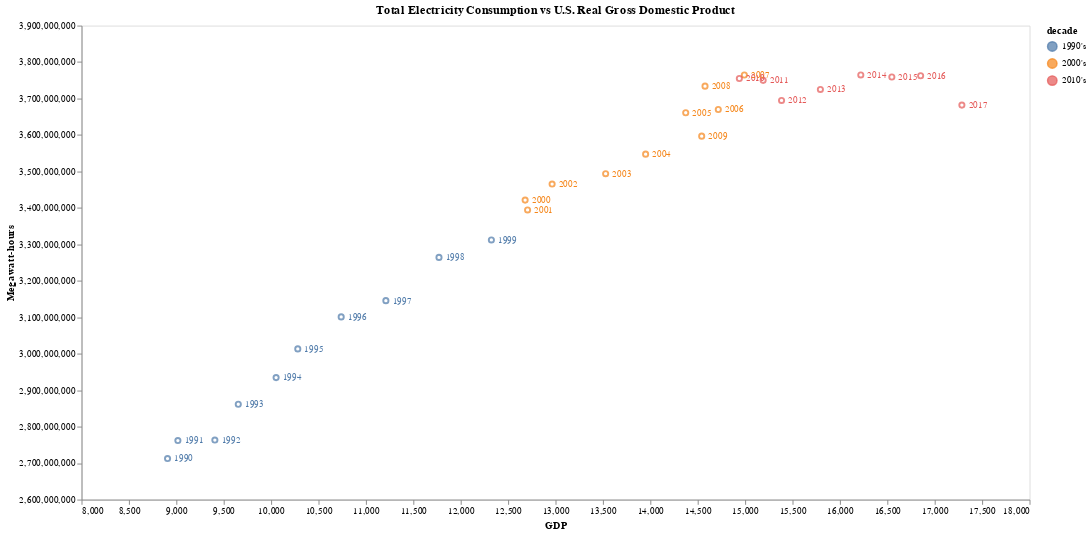

The cell this chart's notebook holds for it:
### Code cell
cmp = df_megawatts.set_index("Year").resample("1Y").last().join(df_us_gdp)
cmp['year'] = cmp.index.map(lambda d: d.year)
cmp['decade'] = cmp.index.map(lambda v: "19{}0's".format(str(v)[2]) if v.year < 2000 else "20{}0's".format(str(v)[2]))

tegdp = alt.Chart(cmp.reset_index()).mark_point().encode(
    alt.Y('Megawatt-hours', axis=alt.Axis(grid=False), scale=alt.Scale(zero=False, padding=35)),
    alt.X('GDP', axis=alt.Axis(grid=False), scale=alt.Scale(zero=False, padding=35)),
    alt.Color('decade:N'),
).properties(
    title="Total Electricity Consumption vs U.S. Real Gross Domestic Product",
    width=1000,
    height=500
)

text = tegdp.mark_text(
    align='left',
    baseline='middle',
    dx=7,
    size=10
).encode(
    text='year:N'
)

tegdp + text

### Figure 1 — Vega-Lite specification as saved in the notebook (floating-point values rounded to 4 significant figures)
{"$schema": "https://vega.github.io/schema/vega-lite/v2.4.3.json", "config": {"view": {"height": 300, "width": 400}}, "layer": [{"data": {"values": [{"GDP": 8907.0, "Megawatt-hours": 2712554662, "Year": "1990-12-31", "decade": "1990's", "rt_end": "2017-10-26", "rt_start": "2017-10-27", "year": 1990}, {"GDP": 9016.0, "Megawatt-hours": 2762003050, "Year": "1991-12-31", "decade": "1990's", "rt_end": "2017-10-26", "rt_start": "2017-10-27", "year": 1991}, {"GDP": 9407.0, "Megawatt-hours": 2763365474, "Year": "1992-12-31", "decade": "1990's", "rt_end": "2017-10-26", "rt_start": "2017-10-27", "year": 1992}, {"GDP": 9654.0, "Megawatt-hours": 2861462336, "Year": "1993-12-31", "decade": "1990's", "rt_end": "2017-10-26", "rt_start": "2017-10-27", "year": 1993}, {"GDP": 10050.0, "Megawatt-hours": 2934562867, "Year": "1994-12-31", "decade": "1990's", "rt_end": "2017-10-26", "rt_start": "2017-10-27", "year": 1994}, {"GDP": 10280.0, "Megawatt-hours": 3013286575, "Year": "1995-12-31", "decade": "1990's", "rt_end": "2017-10-26", "rt_start": "2017-10-27", "year": 1995}, {"GDP": 10740.0, "Megawatt-hours": 3101127032, "Year": "1996-12-31", "decade": "1990's", "rt_end": "2017-10-26", "rt_start": "2017-10-27", "year": 1996}, {"GDP": 11210.0, "Megawatt-hours": 3145610430, "Year": "1997-12-31", "decade": "1990's", "rt_end": "2017-10-26", "rt_start": "2017-10-27", "year": 1997}, {"GDP": 11770.0, "Megawatt-hours": 3264230749, "Year": "1998-12-31", "decade": "1990's", "rt_end": "2017-10-26", "rt_start": "2017-10-27", "year": 1998}, {"GDP": 12320.0, "Megawatt-hours": 3312087083, "Year": "1999-12-31", "decade": "1990's", "rt_end": "2017-10-26", "rt_start": "2017-10-27", "year": 1999}, {"GDP": 12680.0, "Megawatt-hours": 3421414256, "Year": "2000-12-31", "decade": "2000's", "rt_end": "2017-10-26", "rt_start": "2017-10-27", "year": 2000}, {"GDP": 12710.0, "Megawatt-hours": 3394458107, "Year": "2001-12-31", "decade": "2000's", "rt_end": "2017-10-26", "rt_start": "2017-10-27", "year": 2001}, {"GDP": 12960.0, "Megawatt-hours": 3465466011, "Year": "2002-12-31", "decade": "2000's", "rt_end": "2017-10-26", "rt_start": "2017-10-27", "year": 2002}, {"GDP": 13530.0, "Megawatt-hours": 3493734498, "Year": "2003-12-31", "decade": "2000's", "rt_end": "2017-10-26", "rt_start": "2017-10-27", "year": 2003}, {"GDP": 13950.0, "Megawatt-hours": 3547479479, "Year": "2004-12-31", "decade": "2000's", "rt_end": "2017-10-26", "rt_start": "2017-10-27", "year": 2004}, {"GDP": 14370.0, "Megawatt-hours": 3660968521, "Year": "2005-12-31", "decade": "2000's", "rt_end": "2017-10-26", "rt_start": "2017-10-27", "year": 2005}, {"GDP": 14720.0, "Megawatt-hours": 3669918842, "Year": "2006-12-31", "decade": "2000's", "rt_end": "2017-10-26", "rt_start": "2017-10-27", "year": 2006}, {"GDP": 14990.0, "Megawatt-hours": 3764560731, "Year": "2007-12-31", "decade": "2000's", "rt_end": "2017-10-26", "rt_start": "2017-10-27", "year": 2007}, {"GDP": 14580.0, "Megawatt-hours": 3733964624, "Year": "2008-12-31", "decade": "2000's", "rt_end": "2017-10-26", "rt_start": "2017-10-27", "year": 2008}, {"GDP": 14540.0, "Megawatt-hours": 3596795150, "Year": "2009-12-31", "decade": "2000's", "rt_end": "2017-10-26", "rt_start": "2017-10-27", "year": 2009}, {"GDP": 14940.0, "Megawatt-hours": 3754841377, "Year": "2010-12-31", "decade": "2010's", "rt_end": "2017-10-26", "rt_start": "2017-10-27", "year": 2010}, {"GDP": 15190.0, "Megawatt-hours": 3749846184, "Year": "2011-12-31", "decade": "2010's", "rt_end": "2017-10-26", "rt_start": "2017-10-27", "year": 2011}, {"GDP": 15380.0, "Megawatt-hours": 3694649791, "Year": "2012-12-31", "decade": "2010's", "rt_end": "2017-10-26", "rt_start": "2017-10-27", "year": 2012}, {"GDP": 15790.0, "Megawatt-hours": 3725000000.0, "Year": "2013-12-31", "decade": "2010's", "rt_end": "2017-10-26", "rt_start": "2017-10-27", "year": 2013}, {"GDP": 16220.0, "Megawatt-hours": 3765000000.0, "Year": "2014-12-31", "decade": "2010's", "rt_end": "2017-10-26", "rt_start": "2017-10-27", "year": 2014}, {"GDP": 16550.0, "Megawatt-hours": 3759000000.0, "Year": "2015-12-31", "decade": "2010's", "rt_end": "2017-10-26", "rt_start": "2017-10-27", "year": 2015}, {"GDP": 16850.0, "Megawatt-hours": 3762000000.0, "Year": "2016-12-31", "decade": "2010's", "rt_end": "2017-10-26", "rt_start": "2017-10-27", "year": 2016}, {"GDP": 17290.0, "Megawatt-hours": 3682000000.0, "Year": "2017-12-31", "decade": "2010's", "rt_end": "2018-03-27", "rt_start": "2018-03-28", "year": 2017}]}, "encoding": {"color": {"field": "decade", "type": "nominal"}, "x": {"axis": {"grid": false}, "field": "GDP", "scale": {"padding": 35, "zero": false}, "type": "quantitative"}, "y": {"axis": {"grid": false}, "field": "Megawatt-hours", "scale": {"padding": 35, "zero": false}, "type": "quantitative"}}, "height": 500, "mark": "point", "title": "Total Electricity Consumption vs U.S. Real Gross Domestic Product", "width": 1000}, {"data": {"values": [{"GDP": 8907.0, "Megawatt-hours": 2712554662, "Year": "1990-12-31", "decade": "1990's", "rt_end": "2017-10-26", "rt_start": "2017-10-27", "year": 1990}, {"GDP": 9016.0, "Megawatt-hours": 2762003050, "Year": "1991-12-31", "decade": "1990's", "rt_end": "2017-10-26", "rt_start": "2017-10-27", "year": 1991}, {"GDP": 9407.0, "Megawatt-hours": 2763365474, "Year": "1992-12-31", "decade": "1990's", "rt_end": "2017-10-26", "rt_start": "2017-10-27", "year": 1992}, {"GDP": 9654.0, "Megawatt-hours": 2861462336, "Year": "1993-12-31", "decade": "1990's", "rt_end": "2017-10-26", "rt_start": "2017-10-27", "year": 1993}, {"GDP": 10050.0, "Megawatt-hours": 2934562867, "Year": "1994-12-31", "decade": "1990's", "rt_end": "2017-10-26", "rt_start": "2017-10-27", "year": 1994}, {"GDP": 10280.0, "Megawatt-hours": 3013286575, "Year": "1995-12-31", "decade": "1990's", "rt_end": "2017-10-26", "rt_start": "2017-10-27", "year": 1995}, {"GDP": 10740.0, "Megawatt-hours": 3101127032, "Year": "1996-12-31", "decade": "1990's", "rt_end": "2017-10-26", "rt_start": "2017-10-27", "year": 1996}, {"GDP": 11210.0, "Megawatt-hours": 3145610430, "Year": "1997-12-31", "decade": "1990's", "rt_end": "2017-10-26", "rt_start": "2017-10-27", "year": 1997}, {"GDP": 11770.0, "Megawatt-hours": 3264230749, "Year": "1998-12-31", "decade": "1990's", "rt_end": "2017-10-26", "rt_start": "2017-10-27", "year": 1998}, {"GDP": 12320.0, "Megawatt-hours": 3312087083, "Year": "1999-12-31", "decade": "1990's", "rt_end": "2017-10-26", "rt_start": "2017-10-27", "year": 1999}, {"GDP": 12680.0, "Megawatt-hours": 3421414256, "Year": "2000-12-31", "decade": "2000's", "rt_end": "2017-10-26", "rt_start": "2017-10-27", "year": 2000}, {"GDP": 12710.0, "Megawatt-hours": 3394458107, "Year": "2001-12-31", "decade": "2000's", "rt_end": "2017-10-26", "rt_start": "2017-10-27", "year": 2001}, {"GDP": 12960.0, "Megawatt-hours": 3465466011, "Year": "2002-12-31", "decade": "2000's", "rt_end": "2017-10-26", "rt_start": "2017-10-27", "year": 2002}, {"GDP": 13530.0, "Megawatt-hours": 3493734498, "Year": "2003-12-31", "decade": "2000's", "rt_end": "2017-10-26", "rt_start": "2017-10-27", "year": 2003}, {"GDP": 13950.0, "Megawatt-hours": 3547479479, "Year": "2004-12-31", "decade": "2000's", "rt_end": "2017-10-26", "rt_start": "2017-10-27", "year": 2004}, {"GDP": 14370.0, "Megawatt-hours": 3660968521, "Year": "2005-12-31", "decade": "2000's", "rt_end": "2017-10-26", "rt_start": "2017-10-27", "year": 2005}, {"GDP": 14720.0, "Megawatt-hours": 3669918842, "Year": "2006-12-31", "decade": "2000's", "rt_end": "2017-10-26", "rt_start": "2017-10-27", "year": 2006}, {"GDP": 14990.0, "Megawatt-hours": 3764560731, "Year": "2007-12-31", "decade": "2000's", "rt_end": "2017-10-26", "rt_start": "2017-10-27", "year": 2007}, {"GDP": 14580.0, "Megawatt-hours": 3733964624, "Year": "2008-12-31", "decade": "2000's", "rt_end": "2017-10-26", "rt_start": "2017-10-27", "year": 2008}, {"GDP": 14540.0, "Megawatt-hours": 3596795150, "Year": "2009-12-31", "decade": "2000's", "rt_end": "2017-10-26", "rt_start": "2017-10-27", "year": 2009}, {"GDP": 14940.0, "Megawatt-hours": 3754841377, "Year": "2010-12-31", "decade": "2010's", "rt_end": "2017-10-26", "rt_start": "2017-10-27", "year": 2010}, {"GDP": 15190.0, "Megawatt-hours": 3749846184, "Year": "2011-12-31", "decade": "2010's", "rt_end": "2017-10-26", "rt_start": "2017-10-27", "year": 2011}, {"GDP": 15380.0, "Megawatt-hours": 3694649791, "Year": "2012-12-31", "decade": "2010's", "rt_end": "2017-10-26", "rt_start": "2017-10-27", "year": 2012}, {"GDP": 15790.0, "Megawatt-hours": 3725000000.0, "Year": "2013-12-31", "decade": "2010's", "rt_end": "2017-10-26", "rt_start": "2017-10-27", "year": 2013}, {"GDP": 16220.0, "Megawatt-hours": 3765000000.0, "Year": "2014-12-31", "decade": "2010's", "rt_end": "2017-10-26", "rt_start": "2017-10-27", "year": 2014}, {"GDP": 16550.0, "Megawatt-hours": 3759000000.0, "Year": "2015-12-31", "decade": "2010's", "rt_end": "2017-10-26", "rt_start": "2017-10-27", "year": 2015}, {"GDP": 16850.0, "Megawatt-hours": 3762000000.0, "Year": "2016-12-31", "decade": "2010's", "rt_end": "2017-10-26", "rt_start": "2017-10-27", "year": 2016}, {"GDP": 17290.0, "Megawatt-hours": 3682000000.0, "Year": "2017-12-31", "decade": "2010's", "rt_end": "2018-03-27", "rt_start": "2018-03-28", "year": 2017}]}, "encoding": {"color": {"field": "decade", "type": "nominal"}, "text": {"field": "year", "type": "nominal"}, "x": {"axis": {"grid": false}, "field": "GDP", "scale": {"padding": 35, "zero": false}, "type": "quantitative"}, "y": {"axis": {"grid": false}, "field": "Megawatt-hours", "scale": {"padding": 35, "zero": false}, "type": "quantitative"}}, "height": 500, "mark": {"align": "left", "baseline": "middle", "dx": 7, "size": 10, "type": "text"}, "title": "Total Electricity Consumption vs U.S. Real Gross Domestic Product", "width": 1000}]}
